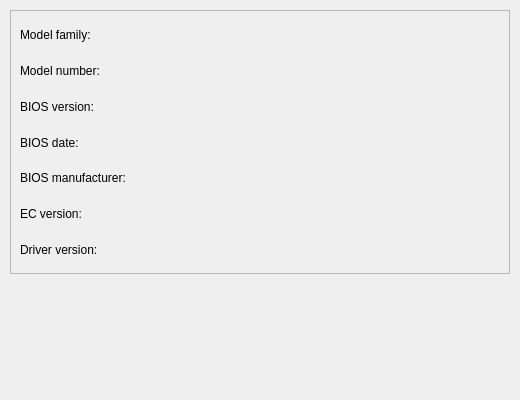
<?xml version="1.0" encoding="UTF-8"?>
<ui version="4.0">
 <author>Azael Avalos &lt;coproscefalo@gmail.com&gt;</author>
 <class>SysInfo</class>
 <widget class="QWidget" name="SysInfo">
  <property name="geometry">
   <rect>
    <x>0</x>
    <y>0</y>
    <width>520</width>
    <height>400</height>
   </rect>
  </property>
  <property name="windowTitle">
   <string>General</string>
  </property>
  <widget class="QWidget" name="horizontalLayoutWidget">
   <property name="geometry">
    <rect>
     <x>10</x>
     <y>10</y>
     <width>500</width>
     <height>264</height>
    </rect>
   </property>
   <layout class="QHBoxLayout" name="horizontalLayout">
    <item>
     <widget class="QFrame" name="frame">
      <property name="frameShape">
       <enum>QFrame::StyledPanel</enum>
      </property>
      <property name="frameShadow">
       <enum>QFrame::Raised</enum>
      </property>
      <layout class="QGridLayout" name="gridLayout">
       <item row="0" column="0">
        <widget class="QLabel" name="model_family_label">
         <property name="minimumSize">
          <size>
           <width>130</width>
           <height>30</height>
          </size>
         </property>
         <property name="text">
          <string>Model family:</string>
         </property>
        </widget>
       </item>
       <item row="0" column="1">
        <spacer name="model_family_spacer">
         <property name="orientation">
          <enum>Qt::Horizontal</enum>
         </property>
         <property name="sizeHint" stdset="0">
          <size>
           <width>240</width>
           <height>30</height>
          </size>
         </property>
        </spacer>
       </item>
       <item row="0" column="2">
        <widget class="QLabel" name="model_family">
         <property name="minimumSize">
          <size>
           <width>130</width>
           <height>30</height>
          </size>
         </property>
         <property name="text">
          <string/>
         </property>
        </widget>
       </item>
       <item row="1" column="0">
        <widget class="QLabel" name="model_number_label">
         <property name="minimumSize">
          <size>
           <width>130</width>
           <height>30</height>
          </size>
         </property>
         <property name="text">
          <string>Model number:</string>
         </property>
        </widget>
       </item>
       <item row="1" column="1">
        <spacer name="model_number_spacer">
         <property name="orientation">
          <enum>Qt::Horizontal</enum>
         </property>
         <property name="sizeHint" stdset="0">
          <size>
           <width>240</width>
           <height>30</height>
          </size>
         </property>
        </spacer>
       </item>
       <item row="1" column="2">
        <widget class="QLabel" name="model_number">
         <property name="minimumSize">
          <size>
           <width>130</width>
           <height>30</height>
          </size>
         </property>
         <property name="text">
          <string/>
         </property>
        </widget>
       </item>
       <item row="2" column="0">
        <widget class="QLabel" name="bios_version_label">
         <property name="minimumSize">
          <size>
           <width>130</width>
           <height>30</height>
          </size>
         </property>
         <property name="text">
          <string>BIOS version:</string>
         </property>
        </widget>
       </item>
       <item row="2" column="1">
        <spacer name="bios_version_spacer">
         <property name="orientation">
          <enum>Qt::Horizontal</enum>
         </property>
         <property name="sizeHint" stdset="0">
          <size>
           <width>240</width>
           <height>30</height>
          </size>
         </property>
        </spacer>
       </item>
       <item row="2" column="2">
        <widget class="QLabel" name="bios_version">
         <property name="minimumSize">
          <size>
           <width>130</width>
           <height>30</height>
          </size>
         </property>
         <property name="text">
          <string/>
         </property>
        </widget>
       </item>
       <item row="3" column="0">
        <widget class="QLabel" name="bios_date_label">
         <property name="minimumSize">
          <size>
           <width>130</width>
           <height>30</height>
          </size>
         </property>
         <property name="text">
          <string>BIOS date:</string>
         </property>
        </widget>
       </item>
       <item row="3" column="1">
        <spacer name="bios_date_spacer">
         <property name="orientation">
          <enum>Qt::Horizontal</enum>
         </property>
         <property name="sizeHint" stdset="0">
          <size>
           <width>240</width>
           <height>30</height>
          </size>
         </property>
        </spacer>
       </item>
       <item row="3" column="2">
        <widget class="QLabel" name="bios_date">
         <property name="minimumSize">
          <size>
           <width>130</width>
           <height>30</height>
          </size>
         </property>
         <property name="text">
          <string/>
         </property>
        </widget>
       </item>
       <item row="4" column="0">
        <widget class="QLabel" name="bios_manufacturer_label">
         <property name="minimumSize">
          <size>
           <width>130</width>
           <height>30</height>
          </size>
         </property>
         <property name="text">
          <string>BIOS manufacturer:</string>
         </property>
        </widget>
       </item>
       <item row="4" column="1">
        <spacer name="bios_manufacturer_spacer">
         <property name="orientation">
          <enum>Qt::Horizontal</enum>
         </property>
         <property name="sizeHint" stdset="0">
          <size>
           <width>240</width>
           <height>30</height>
          </size>
         </property>
        </spacer>
       </item>
       <item row="4" column="2">
        <widget class="QLabel" name="bios_manufacturer">
         <property name="minimumSize">
          <size>
           <width>130</width>
           <height>30</height>
          </size>
         </property>
         <property name="text">
          <string/>
         </property>
        </widget>
       </item>
       <item row="5" column="0">
        <widget class="QLabel" name="ec_version_label">
         <property name="minimumSize">
          <size>
           <width>130</width>
           <height>30</height>
          </size>
         </property>
         <property name="text">
          <string>EC version:</string>
         </property>
        </widget>
       </item>
       <item row="5" column="1">
        <spacer name="ec_version_spacer">
         <property name="orientation">
          <enum>Qt::Horizontal</enum>
         </property>
         <property name="sizeHint" stdset="0">
          <size>
           <width>240</width>
           <height>30</height>
          </size>
         </property>
        </spacer>
       </item>
       <item row="5" column="2">
        <widget class="QLabel" name="ec_version">
         <property name="minimumSize">
          <size>
           <width>130</width>
           <height>30</height>
          </size>
         </property>
         <property name="text">
          <string/>
         </property>
        </widget>
       </item>
       <item row="6" column="0">
        <widget class="QLabel" name="driver_version_label">
         <property name="minimumSize">
          <size>
           <width>130</width>
           <height>30</height>
          </size>
         </property>
         <property name="text">
          <string>Driver version:</string>
         </property>
        </widget>
       </item>
       <item row="6" column="1">
        <spacer name="driver_version_spacer">
         <property name="orientation">
          <enum>Qt::Horizontal</enum>
         </property>
         <property name="sizeHint" stdset="0">
          <size>
           <width>240</width>
           <height>30</height>
          </size>
         </property>
        </spacer>
       </item>
       <item row="6" column="2">
        <widget class="QLabel" name="driver_version">
         <property name="minimumSize">
          <size>
           <width>130</width>
           <height>30</height>
          </size>
         </property>
         <property name="text">
          <string/>
         </property>
        </widget>
       </item>
      </layout>
     </widget>
    </item>
   </layout>
  </widget>
 </widget>
 <resources/>
 <connections/>
</ui>
